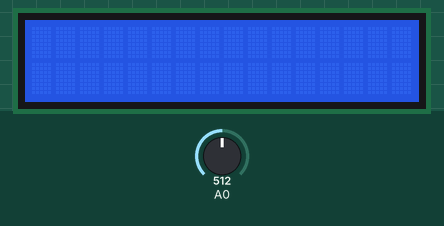
Simulated run of this sketch. Board: Arduino Uno, built with avr-gcc and run on an emulated ATmega328P. Parts: 16×2 character LCD. The inputs (shaded band) are chosen by the test bench; at power-on: A0 = 512. What the sketch prints to the serial monitor is not drawn.

Above: at 1.2 s.
1.3 s: A0 set to 160
At 2.6 s:
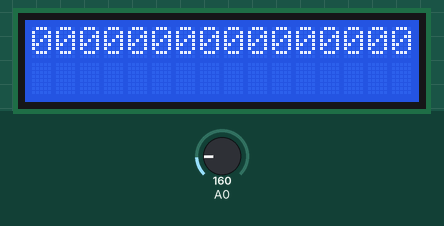
2.8 s: A0 set to 676
At 2.89 s:
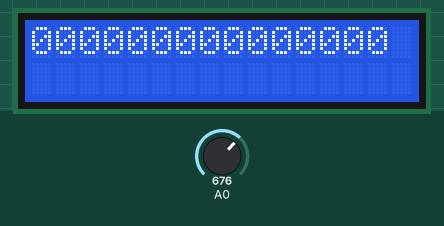
4.6 s: A0 set to 698
Timing chart, 0 to 7.6 s (numbered marks = the images above; inputs shaded):
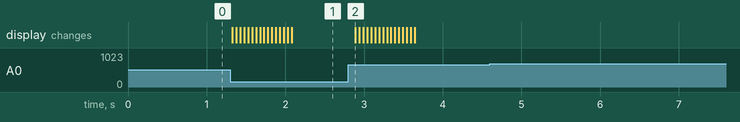

Measured:
- after the input at 1.3 s, the display: first changes at once (image 1 shows a later state)
- after the input at 4.6 s, every drawn part: stays the same

The sketch:

ceros.ino
```cpp
#include<LiquidCrystal.h>

#define NO_BUTTON 0
#define LEFT_BUTTON 1
#define RIGHT_BUTTON 2

LiquidCrystal lcd(2,3,4,5,6,7);

void setup()
{
  Serial.begin(9600);
  lcd.begin(16,2);
}

int posicionCursor = 0;
int maxDerecha = 15;
int maxIzquierda = 0;

int estadoBoton=0;
int estadoAnterior=0;

int botonApretado;

void loop()
{

  estadoBoton = analogRead(A0);

  botonApretado = readButton();

  if(botonApretado == RIGHT_BUTTON)
  {
    crearCero();
  }
  if(botonApretado == LEFT_BUTTON)
  {
    borrarCero();
  }
  if(botonApretado == NO_BUTTON)
  {
    Serial.println('n');
  }

  estadoBoton = estadoAnterior;

  delay(50);
}


int readButton(){
  int value = analogRead(A0);
  //Serial.println(value);
  if (value>=0 && value<=170) return RIGHT_BUTTON;
  if (value>170 && value<=682) return LEFT_BUTTON;
  if (value>682 && value<=1023) return NO_BUTTON;
}

void borrarCero()
{
  if (posicionCursor>0)
  {
  posicionCursor--;
  }
  lcd.print(' ');
  lcd.setCursor(posicionCursor,0);
}

void crearCero()
{
  lcd.print(0);
  if(posicionCursor<16)
  {
  posicionCursor ++;
  }
}
```
